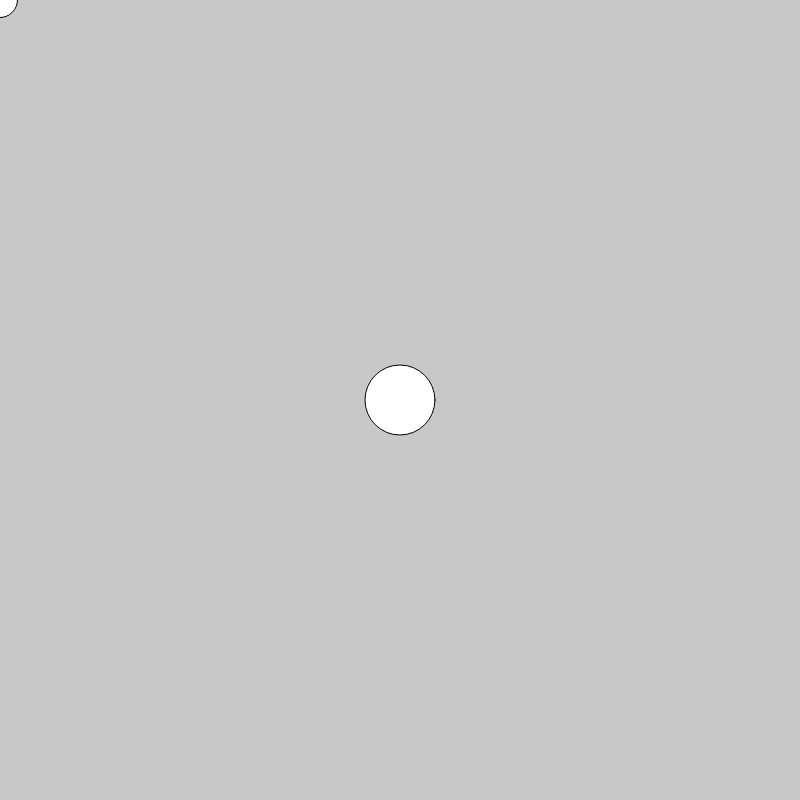
Frame 1 (no input)
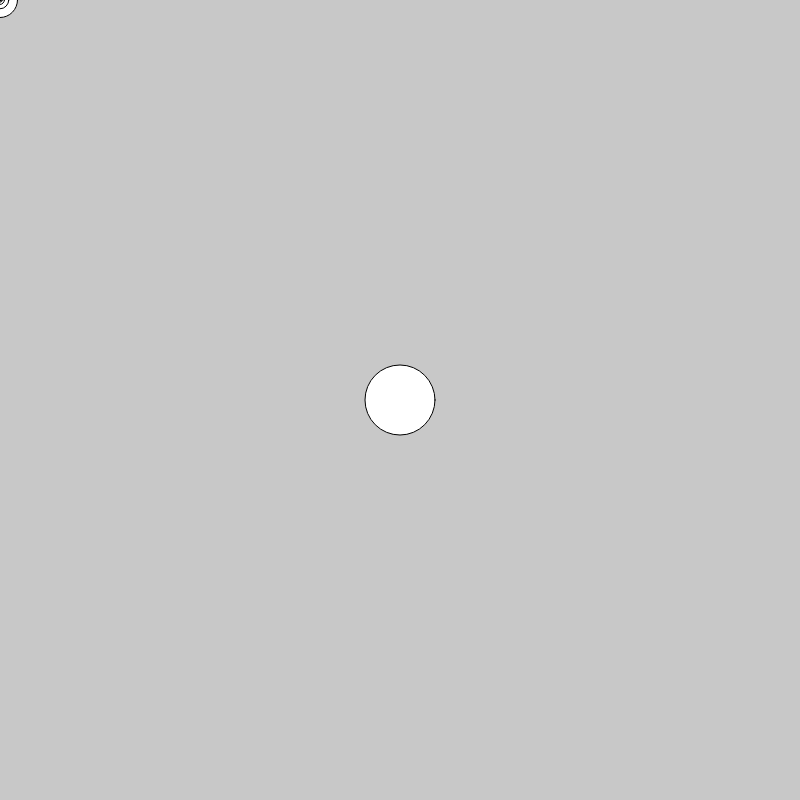
Frame 60 (no input)
Frame 120 (the mouse pressed at the canvas centre since frame 60): identical to frame 60, image omitted

The p5.js sketch that drew these frames (run headless with seeded random() and noise() and a simulated clock; from frame 60 on, the mouse is pressed at the canvas centre):

// p5.js sketch
// ── sketch.js


function setup() {
      createCanvas(800,800);
      background(200);

      translate(400,400)
      myFirstVar = 70;
      ellipse(0,0,myFirstVar,myFirstVar);



}

function draw() {
      myFirstVar = myFirstVar * 0.5;
      ellipse(0,0,myFirstVar,myFirstVar)

}
